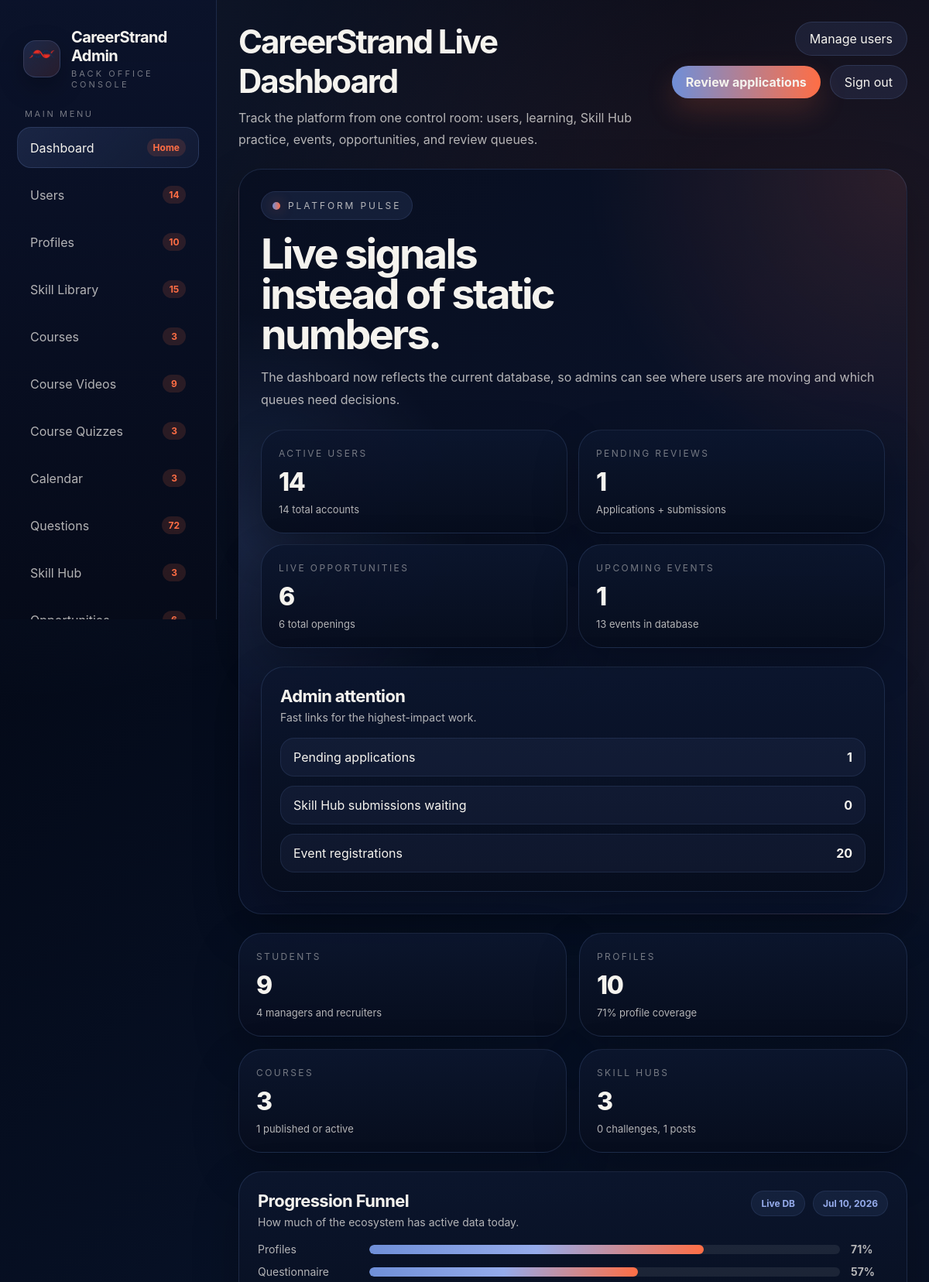
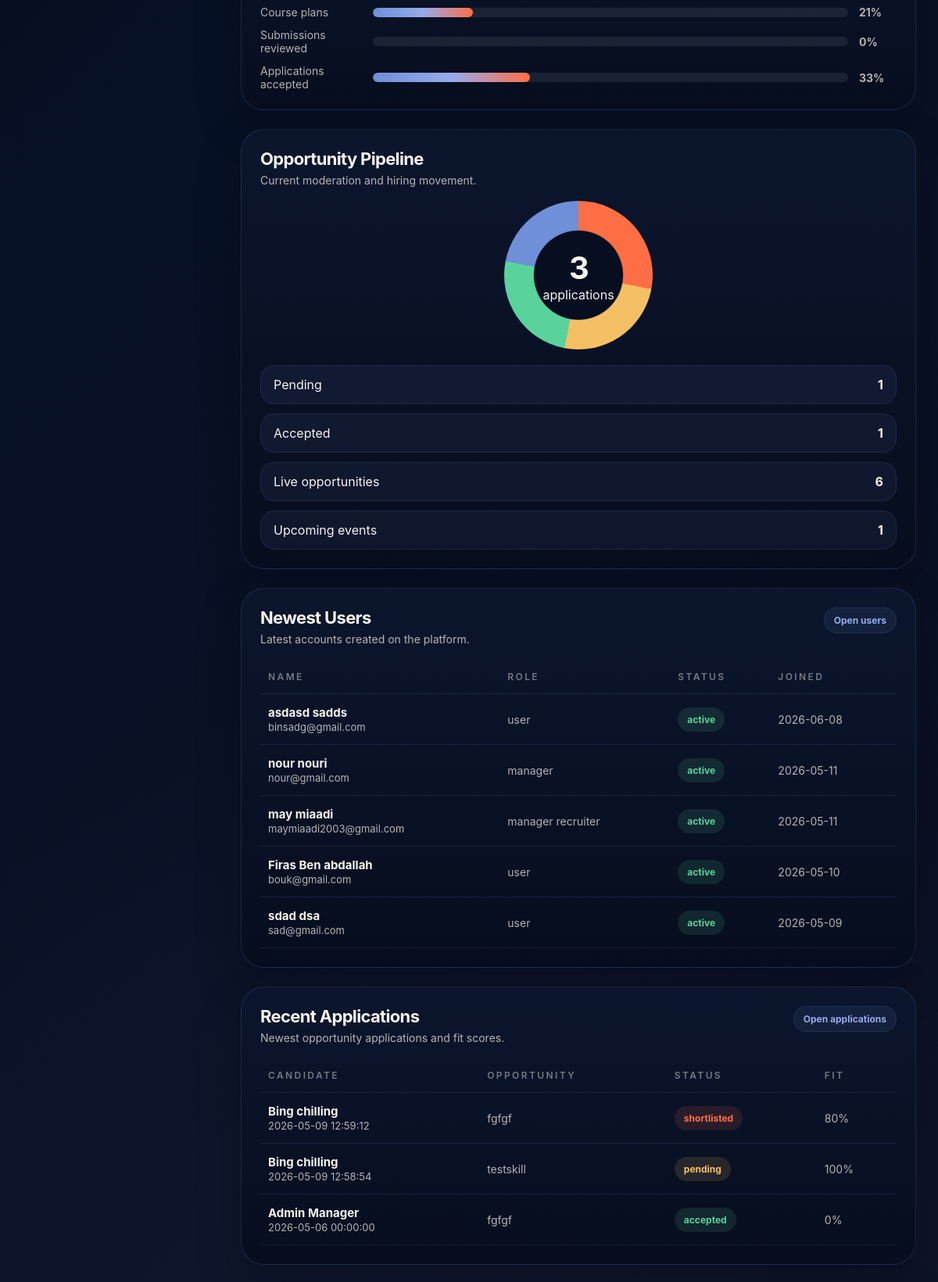
Screenshot of /View/BackOffice/admin-dashboard.php (signed in, upper part) with the database file from the repository (2 pictures, top to bottom).
### tables this page shows
CREATE TABLE `users` (
  `userId` int(11) NOT NULL,
  `fullName` varchar(255) DEFAULT NULL,
  `email` varchar(255) DEFAULT NULL,
  `password` varchar(255) DEFAULT NULL,
  `role` varchar(50) DEFAULT NULL,
  `status` varchar(50) DEFAULT NULL,
  `createdAt` date DEFAULT NULL,
  `faceDescriptor` longtext DEFAULT NULL,
  `faceEnabled` tinyint(1) NOT NULL DEFAULT 0,
  `approvalStatus` varchar(50) DEFAULT 'approved',
  `questionnaireStatus` varchar(20) NOT NULL DEFAULT 'pending',
  `rejectionReason` text DEFAULT NULL
);

CREATE TABLE `application` (
  `applicationId` int(11) NOT NULL,
  `userId` int(11) DEFAULT NULL,
  `opportunityId` int(11) DEFAULT NULL,
  `appliedAt` datetime DEFAULT current_timestamp(),
  `status` varchar(50) DEFAULT 'pending',
  `motivation` text DEFAULT NULL,
  `compatibilityScore` int(11) DEFAULT NULL,
  `portfolio` varchar(500) DEFAULT NULL,
  `applicationNotes` text DEFAULT NULL,
  `timeline` longtext DEFAULT NULL
);

CREATE TABLE `opportunity` (
  `opportunityId` int(11) NOT NULL,
  `managerId` int(11) DEFAULT NULL,
  `title` varchar(255) NOT NULL,
  `description` text NOT NULL,
  `type` varchar(50) DEFAULT NULL,
  `category` varchar(100) DEFAULT NULL,
  `location` varchar(255) DEFAULT NULL,
  `workMode` varchar(20) NOT NULL DEFAULT 'onsite',
  `deadline` date DEFAULT NULL,
  `requiredLevel` varchar(50) DEFAULT NULL,
  `status` varchar(50) DEFAULT 'draft',
  `createdAt` datetime DEFAULT current_timestamp()
);

### View/backoffice/admin-dashboard.php (the view, shortened to what the rows shown need)
<?php
$pdo = config::getConnexion();
function h(?string $value): string
{
    return htmlspecialchars((string) $value, ENT_QUOTES, 'UTF-8');
}
function dashboardRows(PDO $pdo, string $sql, array $params = []): array
{
    try {
        $query = $pdo->prepare($sql);
        $query->execute($params);
        return $query->fetchAll();
    } catch (Throwable $exception) {
        return [];
    }
}
$recentUsers = dashboardRows(
    $pdo,
    "SELECT fullName, email, role, status, createdAt
     FROM Users
     ORDER BY createdAt DESC, userId DESC
     LIMIT 5"
);
$recentApplications = dashboardRows(
    $pdo,
    "SELECT a.applicationId, a.status, a.appliedAt, a.compatibilityScore, u.fullName, o.title
     FROM Application a
     LEFT JOIN Users u ON u.userId = a.userId
     LEFT JOIN Opportunity o ON o.opportunityId = a.opportunityId
     ORDER BY a.appliedAt DESC, a.applicationId DESC
     LIMIT 5"
);
?>
<!DOCTYPE html>
<html lang="en">
<head>
    <link rel="stylesheet" href="assets/css/admin.css">
</head>
<body>
    <div class="admin-shell">
        <?php include __DIR__ . '/partials/admin-sidebar.php'; ?>
        <main class="admin-main">
            <header class="page-header">
                <div>
                    <h2>CareerStrand Live Dashboard</h2>
                </div>
            </header>
            <section class="split-grid" style="margin-top: 24px;">
                <article class="panel">
                    <table>
                        <thead>
                            <tr><th>Name</th><th>Role</th><th>Status</th><th>Joined</th></tr>
                        </thead>
                        <tbody>
                            <?php if (empty($recentUsers)) { ?>
                                <tr><td colspan="4" class="empty-cell">No users found yet.</td></tr>
                            <?php } else { ?>
                                <?php foreach ($recentUsers as $recentUser) { ?>
                                    <tr>
                                        <td><strong><?= h($recentUser['fullName'] ?? 'Unknown user'); ?></strong><br><span class="subtle"><?= h($recentUser['email'] ?? ''); ?></span></td>
                                        <td><?= h($recentUser['role'] ?? 'user'); ?></td>
                                        <td><span class="status-chip <?= strtolower((string) ($recentUser['status'] ?? '')) === 'active' ? 'status-active' : 'status-draft'; ?>"><?= h($recentUser['status'] ?? 'unknown'); ?></span></td>
                                        <td><?= h((string) ($recentUser['createdAt'] ?? '-')); ?></td>
                                    </tr>
                                <?php } ?>
                            <?php } ?>
                        </tbody>
                    </table>
                </article>
                <article class="panel">
                    <table>
                        <thead>
                            <tr><th>Candidate</th><th>Opportunity</th><th>Status</th><th>Fit</th></tr>
                        </thead>
                        <tbody>
                            <?php if (empty($recentApplications)) { ?>
                                <tr><td colspan="4" class="empty-cell">No applications found yet.</td></tr>
                            <?php } else { ?>
                                <?php foreach ($recentApplications as $application) { ?>
                                    <?php $status = strtolower((string) ($application['status'] ?? 'pending')); ?>
                                    <tr>
                                        <td><strong><?= h($application['fullName'] ?? 'Unknown candidate'); ?></strong><br><span class="subtle"><?= h((string) ($application['appliedAt'] ?? '-')); ?></span></td>
                                        <td><?= h($application['title'] ?? 'Unknown opportunity'); ?></td>
                                        <td><span class="status-chip <?= $status === 'accepted' ? 'status-accepted' : ($status === 'pending' ? 'status-pending' : 'status-draft'); ?>"><?= h($application['status'] ?? 'pending'); ?></span></td>
                                        <td><?= h((string) ($application['compatibilityScore'] ?? 0)); ?>%</td>
                                    </tr>
                                <?php } ?>
                            <?php } ?>
                        </tbody>
                    </table>
                </article>
            </section>
        </main>
    </div>
</body>
</html>

### rows the page displays
users: fullName "asdasd sadds", email "binsadg@gmail.com", role "user", status "active", createdAt "2026-06-08"
users: fullName "nour nouri", email "nour@gmail.com", role "manager", status "active", createdAt "2026-05-11"
users: fullName "may miaadi", email "maymiaadi2003@gmail.com", role "manager recruiter", status "active", createdAt "2026-05-11"
users: fullName "Firas Ben abdallah", email "bouk@gmail.com", role "user", status "active", createdAt "2026-05-10"
users: fullName "sdad dsa", email "sad@gmail.com", role "user", status "active", createdAt "2026-05-09"
application: userId.fullName "Bing chilling", appliedAt "2026-05-09 12:59:12", opportunityId.title "fgfgf", status "shortlisted", compatibilityScore "80"
application: userId.fullName "Bing chilling", appliedAt "2026-05-09 12:58:54", opportunityId.title "testskill", status "pending", compatibilityScore "100"
application: userId.fullName "Admin Manager", appliedAt "2026-05-06 00:00:00", opportunityId.title "fgfgf", status "accepted", compatibilityScore "0"

### other values shown
$adminSidebarEscape($adminSidebarItem['label']) "Dashboard"
$adminSidebarEscape($adminSidebarBadge) "Home"
$adminSidebarEscape($adminSidebarItem['label']) "Users"
$adminSidebarEscape($adminSidebarBadge) "14"
$adminSidebarEscape($adminSidebarItem['label']) "Profiles"
$adminSidebarEscape($adminSidebarBadge) "10"
$adminSidebarEscape($adminSidebarItem['label']) "Skill Library"
$adminSidebarEscape($adminSidebarBadge) "15"
$adminSidebarEscape($adminSidebarItem['label']) "Courses"
$adminSidebarEscape($adminSidebarBadge) "3"
$adminSidebarEscape($adminSidebarItem['label']) "Course Videos"
$adminSidebarEscape($adminSidebarBadge) "9"
$adminSidebarEscape($adminSidebarItem['label']) "Course Quizzes"
$adminSidebarEscape($adminSidebarItem['label']) "Calendar"
$adminSidebarEscape($adminSidebarItem['label']) "Questions"
